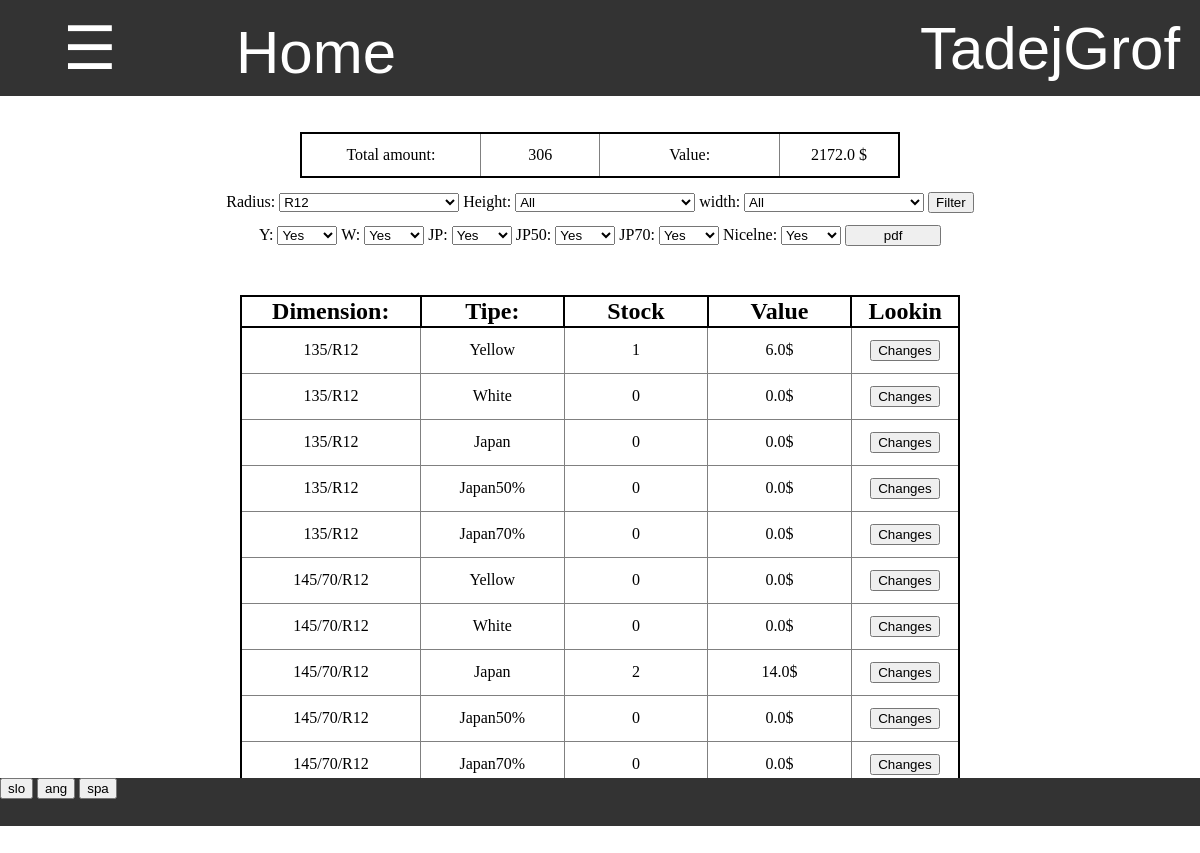
The page /zaloga/ (signed in) on the database as committed earlier.
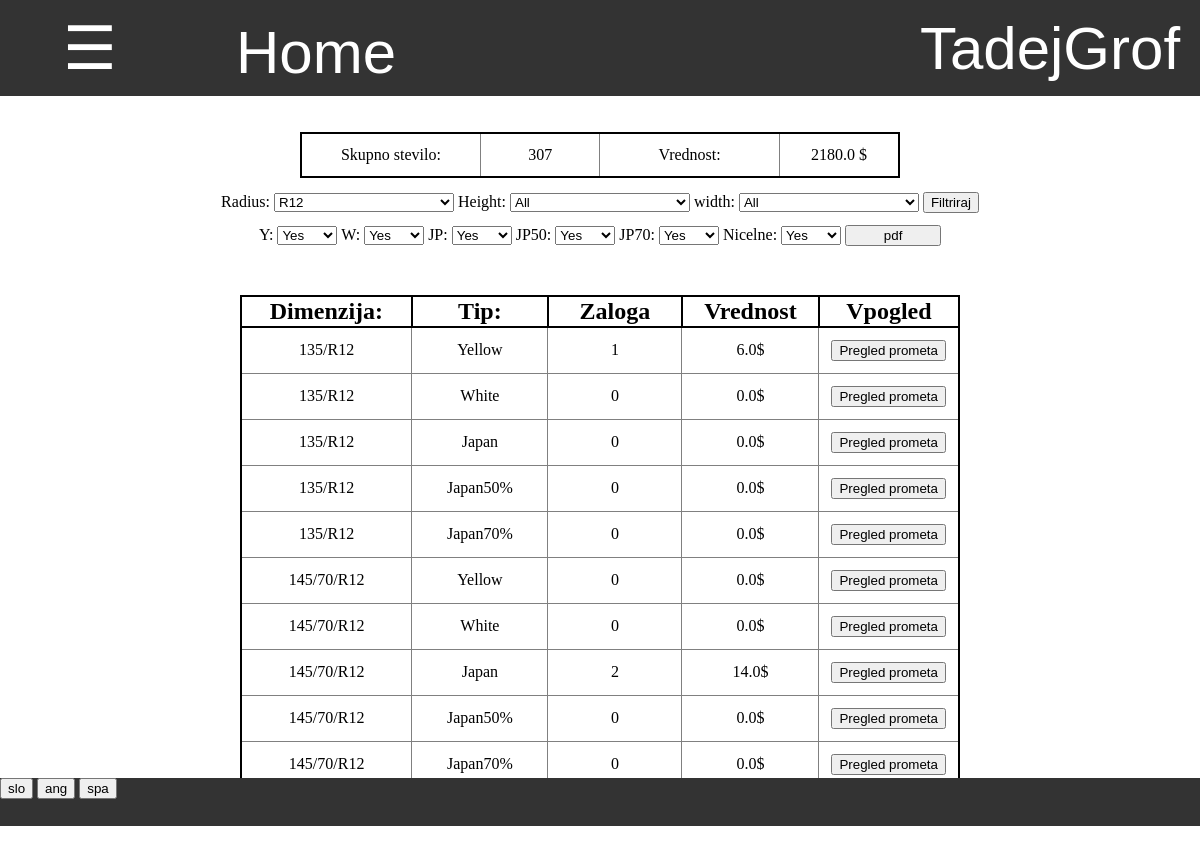
The same page on the database as committed later.
### program/models.py (models this page shows)
class Profil(models.Model):
    user = models.OneToOneField(User,on_delete=models.CASCADE)
    jezik =  models.CharField(default="spa",max_length=3, choices=JEZIKI)

### zaloga/views.py (the view, shortened to what this page needs)
# urls.py: path('', views.pregled_zaloge, name='pregled_zaloge'),
@login_required
def pregled_zaloge(request):
    if request.method == "GET":
        sestavine = zaloga.sestavina_set.all()
        radius = request.GET.get('radius','R12')
        height = request.GET.get('height','all')
        width = request.GET.get('width', 'all')
        nicelne = request.GET.get('nicelne','true')
        cenik = zaloga.cenik('vele_prodaja')
        if radius != "all":
            sestavine = sestavine.filter(dimenzija__radius=radius)
        if height != "all":
            sestavine = sestavine.filter(dimenzija__height=height)
        if width != "all":
            if "C" in width:
                width = width.replace('C','')
                sestavine = sestavine.filter(dimenzija__width=width, dimenzija__special = True)
            else:
                sestavine = sestavine.filter(dimenzija__width=width, dimenzija__special = False)
        tipi = []
        for tip in zaloga.vrni_tipe:
            if request.GET.get(tip[0],"true") == "true":
                tipi.append(tip)
        sestavine = sestavine.values(
            'dimenzija__dimenzija',
            'pk',
            'Y',
            'W',
            'JP',
            'JP50',
            'JP70',
        )
        cene = {}
        skupno = 0
        vrednost = 0
        for sestavina in sestavine:
            dimenzija = sestavina['dimenzija__dimenzija']
            for tip in tipi:
                stevilo = sestavina[tip[0]]
                cena = cenik[dimenzija][tip[0]]
                skupno += stevilo
                vrednost += cena * stevilo
                if dimenzija in cene:
                    if not tip[0] in cene[dimenzija]:
                        cene[dimenzija].update({tip[0]:stevilo * cena})
                else:
                    cene.update({dimenzija:{tip[0]:stevilo * cena}})
        slovar = {
            'sestavine':sestavine,
            'tipi':tipi,
            'radius':radius,
            'height':height,
            'width':width,
            'skupno':skupno,
            'nicelne': nicelne,
            'cene':cene,
            'vrednost':vrednost
        }
        return pokazi_stran(request, 'zaloga/zaloga.html', slovar)

### program/models.py (called while the page is built)
    @property
    def vrni_jezike(self):
        return JEZIKI

### zaloga/models.py (called while the page is built)
    @property
    def vrni_razlicne_radiuse(self):
        razlicni_radiusi = []
        for radius in self.sestavina_set.all().values('dimenzija__radius').distinct().order_by('dimenzija__radius'):
            razlicni_radiusi.append(radius['dimenzija__radius'])
        return razlicni_radiusi

    @property
    def vrni_dimenzije(self):
        return Dimenzija.objects.all().values_list('dimenzija','radius','height','width','special')

    def cenik(self,tip='vele_prodaja'):
        cene = {}
        cenik = self.sestavina_set.all().prefetch_related('cena_set').filter(cena__prodaja=tip).values(
            'dimenzija__dimenzija',
            'pk',
            'cena',
            'cena__tip',
            'cena__cena')
        for cena in cenik:
            dimenzija = cena['dimenzija__dimenzija']
            tip = cena['cena__tip']
            cena = cena['cena__cena']
            if dimenzija in cene:
                if not tip in cene[dimenzija]:
                    cene[dimenzija].update({tip:float(cena)})
            else:
                    cene.update({dimenzija:{tip:float(cena)}})
        return cene

### zaloga/templates/zaloga/zaloga.html (shortened to what this page needs)
{% extends 'program/base.html' %}
{% load zaloga_exstras %}
{% block content %}
    <div style="margin-top:3%;display:inline-block;width:50%" >
        <table class="tabela_vnosov">
            <tr>
                <td width="30%"> {{slovar|keyvalue:'Skupno stevilo'|keyvalue:jezik}}: </td>
                <td width="20%"> {{skupno}} </td>
                <td width="30%"> {{slovar|keyvalue:'Vrednost'|keyvalue:jezik}}: </td>
                <td width="20%"> {{vrednost}} $</td>
            </tr>
        </table>
    </div>
    <div class="filter">
        <div style="display:block">
            <form id="filter" action="{% url 'pregled_zaloge' %}" method="GET">
                {% include "program/dinamic_select.html" %}
                <input type="submit" value="{{slovar|keyvalue:'Filtriraj'|keyvalue:jezik}}">
            </form>
        </div>
        <div style="display:block;margin-top:1%">
            {% for tip in zaloga.vrni_tipe %}
                {{tip.0}}:
                <select style="width:5%" form="filter" name="{{tip.0}}">
                    {% if tip in tipi %}
                        <option value="true" selected> Yes </option>
                    {% else %}
                        <option value="true"> Yes </option>
                        <option value="false" selected> No </option>
                    {% endif %}
                </select>
            {% endfor %}
            Nicelne:
            <select form="filter" name="nicelne" style="width:5%">
                {% if nicelne == "true" %}
                    <option value="true"> Yes </option>
                {% else %}
                    <option value="true"> Yes </option>
                    <option value="false" selected> No </option>
                {% endif %}
            </select>
            <form style="display:inline-block;width:8%" action="{% url 'pdf_zaloge' %}" method="GET">
                <input style="width:100%"type="submit" value="pdf">
            </form>
        </div>
    </div>
    <div class="table">
        <table class="tabela_vnosov" >
            <tr class="header">
                <th width="25%">
                    {{slovar|keyvalue:'Dimenzija'|keyvalue:jezik}}:
                </th>
                <th width="20%" class="tip">
                    {{slovar|keyvalue:'Tip'|keyvalue:jezik}}:
                </th>
                <th width="20%" class="total">
                    {{slovar|keyvalue:'Zaloga'|keyvalue:jezik}}
                </th>
                <th width="20%" class="total">
                    {{slovar|keyvalue:'Vrednost'|keyvalue:jezik}}
                </th>
                {% if perms.zaloga.view_sprememba %}
                <th width="15%" class="vpogled">
                    {{slovar|keyvalue:'Vpogled'|keyvalue:jezik}}
                </th>
                {% endif %}
            </tr>
                {% for sestavina in sestavine %}
                    {% for tip in tipi %}
                        <tr class="vrstica vrstica_{{tip.0}}">
                            <td> {{sestavina.dimenzija__dimenzija}} </td>
                            <td> {{ tip.1 }} </td>
                            <td> {{sestavina|keyvalue:tip.0}} </td>
                            <td> {{cene|keyvalue:sestavina.dimenzija__dimenzija|keyvalue:tip.0}}$</td>
                            <td>
                                <form action="{% url 'pregled_prometa' tip.0 sestavina.pk %}" method="GET">
                                    <input type="submit" value="{{slovar|keyvalue:'Pregled prometa'|keyvalue:jezik}}">
                                </form>
                            </td>
                        </tr>
                    {% endfor %}
                {% endfor %}
        </table>
    </div>
{% endblock %}

Rows that differ between the two databases and show on the page:
changed Profil: jezik "Total amount" → "Skupno stevilo"; jezik "Value" → "Vrednost"; jezik "Filter" → "Filtriraj"; jezik "Dimension" → "Dimenzija"; jezik "Tipe" → "Tip"; jezik "Stock" → "Zaloga"; jezik "Lookin" → "Vpogled"; jezik "Changes" → "Pregled prometa"
Other text that changed with them:
{{ skupno }}: "306" → "307"
{{ vrednost }}: "2172.0" → "2180.0"
